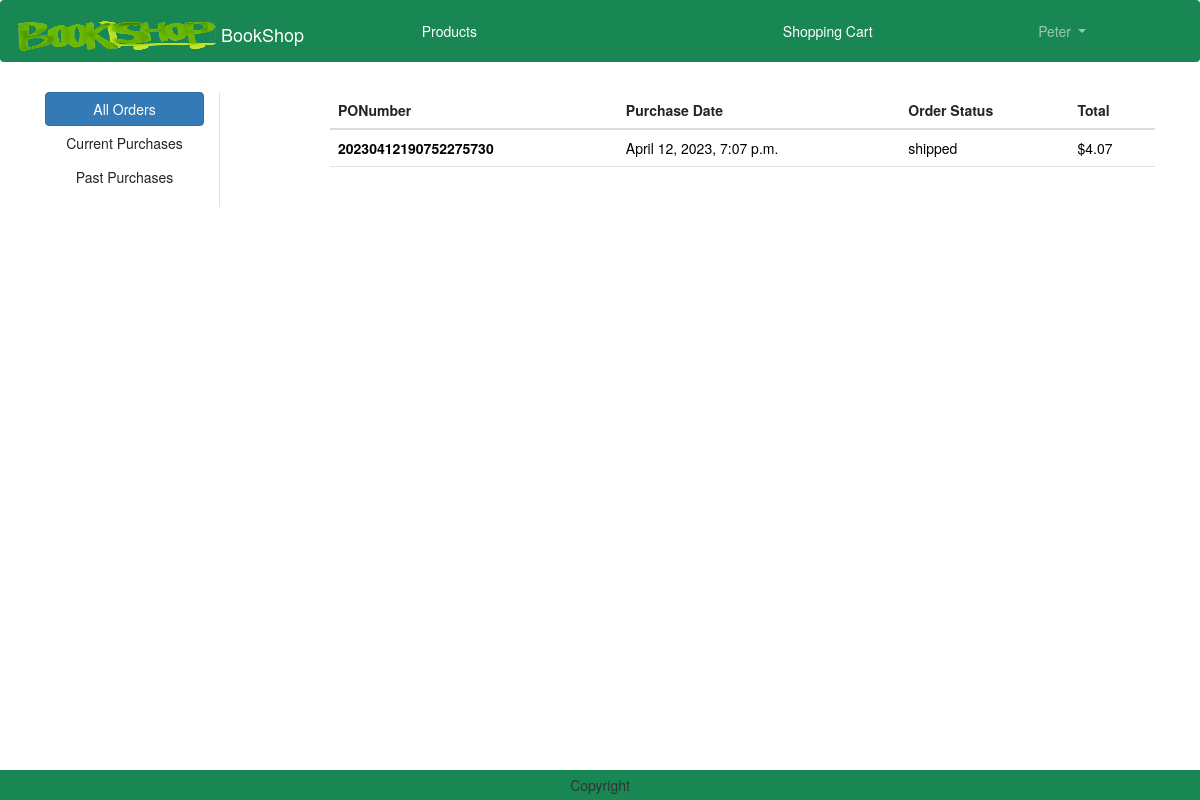
The page /orders/ (signed in) on the database as committed earlier.
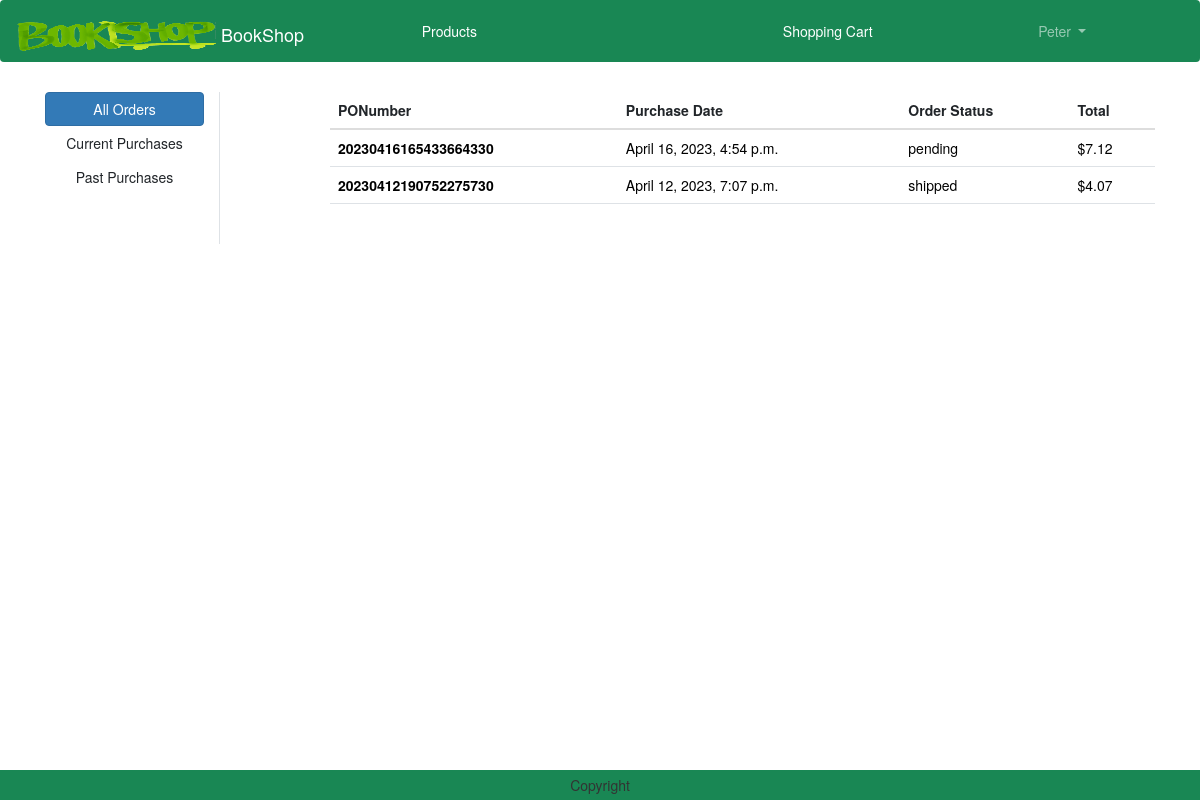
The same page on the database as committed later.
### order/models.py (models this page shows)
class Order(models.Model):
    PONumber = models.CharField(max_length=30, primary_key=True)
    purchaseDate = models.DateTimeField(default=datetime.now)
    status = models.CharField(default=ORDER_STATUS_CHOICES[0][0], choices=ORDER_STATUS_CHOICES, max_length=20)
    user = models.ForeignKey(User,on_delete=models.CASCADE)
    shipmentDate = models.DateTimeField(null=True)
    cancelDate = models.DateTimeField(null=True)
    vendor = models.ForeignKey('vendors.Vendor',on_delete=models.CASCADE, default=4)
    customer = models.ForeignKey('customers.Customer',on_delete=models.CASCADE)

### order/views.py (the view)
# urls.py: path('orders/', views.OrdersView.as_view(), name="orders"),
class OrdersView(View):
    def get(self, request):
        user = request.user
        filter = request.GET.get('filter')
        if filter == 'current':
            orders = Order.objects.filter(Q(user=user) & (Q(status="pending") | Q(status="hold"))).order_by('-purchaseDate')
        elif filter == 'past':
            orders = Order.objects.filter(Q(user=user) & (Q(status="shipped") | Q(status="cancelled"))).order_by('-purchaseDate')
        elif filter == 'pending':
            orders = Order.objects.filter(status="pending").order_by('-purchaseDate')
        elif filter == 'hold':
            orders = Order.objects.filter(status="hold").order_by('-purchaseDate')
        elif filter == 'pastOrders':
            orders = Order.objects.filter(Q(status="shipped") | Q(status="cancelled")).order_by('-purchaseDate')
        elif filter == 'allVendor':
            orders = Order.objects.all().order_by('-purchaseDate')
        else:
            filter == 'all'
            orders = Order.objects.filter(user=user).order_by('-purchaseDate')
        total = []
        for o in orders:
            PONumber = o.PONumber
            order = Order.objects.get(PONumber=PONumber)
            orderitems = OrderItem.objects.filter(order=order)
            sum = 0
            for oi in orderitems:
                sum = sum + oi.price
            total.append(sum)
        orderZip = zip(orders,total)
        context = {
           'orderZip': orderZip,
           'orders': orders,
           'filter': filter,
        }
        return render(request, 'orders.html', context)

### templates/orders.html (shortened to what this page needs)
{% extends 'base.html' %}
{% load static %}
{% block main-content %}
<div class="container my-5">
    <div class="row">
        <div class="col-sm-2 border-end">
            <ul class="list-unstyled">
                {% for group in request.user.groups.all %}
                    {% if group.name == 'Customer' %}
                        <li class="d-grid"><a href="{% url 'order:orders' %}?filter=all" class="btn btn-primary" {% if filter == 'all' %}class="active"{% endif %}>All Orders</a></li>
                        <li class="d-grid"><a href="{% url 'order:orders' %}?filter=current" class="btn" {% if filter == 'current' %}class="active"{% endif %}>Current Purchases</a></li>
                        <li class="d-grid"><a href="{% url 'order:orders' %}?filter=past" class="btn" {% if filter == 'past' %}class="active"{% endif %}>Past Purchases</a></li>
                    {% endif %}
                {% endfor %}
            </ul>
        </div>
        <div class="col-sm-9 offset-sm-1">
            {% if orders %}
                <div class="acss">
                    <table class="table">
                        <thead>
                            <tr>
                            <th scope="col">PONumber</th>
                            <th scope="col">Purchase Date</th>
                            <th scope="col">Order Status</th>
                            <th scope="col">Total</th>
                            </tr>
                        </thead>
                        <tbody>
                            {% for order,total in orderZip %}
                            <tr>
                                <th scope="row"><a href="{% url 'order:order_detail' order.PONumber  %}" style="text-decoration:none; color:black">{{order.PONumber}}</a></th>
                                <td><a href="{% url 'order:order_detail' order.PONumber  %}" style="text-decoration:none; color:black">{{order.purchaseDate}}</a></td>
                                <td><a href="{% url 'order:order_detail' order.PONumber  %}" style="text-decoration:none; color:black">{{order.status}}</a></td>
                                <td><a href="{% url 'order:order_detail' order.PONumber  %}" style="text-decoration:none; color:black">${{total}}</a></td>
                            </tr>
                            {% endfor %}
                        </tbody>
                    </table>
                        <br>
                </div>
            {% else %}
                <h1 class="text-center mb-5">Orders are empty.</h1>
            {% endif %}
        </div>
    </div>
</div>
{% endblock main-content %}

### templates/base.html (shortened to what this page needs)
<!DOCTYPE html>
{% load static %}
<html lang="en">
<head>
    <link href="https://cdn.jsdelivr.net/npm/bootstrap@5.3.0-alpha1/dist/css/bootstrap.min.css" rel="stylesheet">
    <link href="https://cdn.bootcss.com/bootstrap/3.3.7/css/bootstrap.min.css" rel="stylesheet">
    <link rel="stylesheet" href="{% static 'css/owl.carousel.min.css' %}">
    <link rel="stylesheet" href="{% static 'css/all.min.css' %}">
    <link rel="stylesheet" href="{% static 'css/style.css' %}">
    <link rel="stylesheet" href="https://cdnjs.cloudflare.com/ajax/libs/bootstrap-datetimepicker/4.17.47/css/bootstrap-datetimepicker.css">
</head>
<body>
    <nav class="navbar navbar-expand-lg navbar-dark bg-success nav-fill">
        <div class="container-fluid">
          <a class="navbar-brand" href="{% url 'products:home' %}">
            <img src="{% static "logo.png" %}" alt="BookShop" width="200" height="30" class="d-inline-block align-text-top">
            BookShop
          </a>
          <div class="collapse navbar-collapse" id="navbarSupportedContent">
            <ul class="navbar-nav me-auto mb-2 mb-lg-0" style="width:100%; text-align:center">
              <li class="nav-item" style="display:inline-block">
                <a class="nav-link text-white" href="{% url 'products:products' %}">Products</a>
              </li>
            <li class="nav-item" style="display:inline-block">
            </li>
              {% if user.is_authenticated %}
                  {% for group in request.user.groups.all %}
                    {% if group.name == 'Vendor' %}
                      <li class="nav-item mx-2" style="display:inline-block">
                        <a class="nav-link text-white" href="{% url 'products:productsAdd' %}">Add A New Product</a>
                      </li>
                      <li class="nav-item dropdown mx-2" style="display:inline-block">
                        <a class="nav-link dropdown-toggle" href="#" role="button" data-bs-toggle="dropdown" aria-expanded="false">
                          {{ user.username }}
                        </a>
                        <ul class="dropdown-menu" >
                          <li><a class="dropdown-item" href="{% url 'order:orders' %}?filter=allVendor">Orders</a></li>
                          <li><a class="dropdown-item" href="{% url 'logout' %}">Logout</a></li>
                        </ul>
                      </li>
                    {% elif group.name == 'Customer' %}
                      <li class="nav-item mx-2" style="display:inline-block">
                          <a class="nav-link text-white" href="{% url 'shoppingcart' %}">Shopping Cart</a>
                      </li>
                      <li class="nav-item dropdown mx-2" style="display:inline-block">
                          <a class="nav-link dropdown-toggle" href="#" role="button" data-bs-toggle="dropdown" aria-expanded="false">
                            {{ user.username }}
                          </a>
                      </li>
                    {% endif %}
                  {% endfor %}
              {% endif %}
              </ul>
          </div>
        </div>
      </nav>
      {% block main-content %}{% endblock main-content %}
      <div>
        <div style="height:60px"></div>
        <footer class="container-fluid fixed-bottom bg-success text-center p-2 mt-5">
            Copyright
        </footer>
      </div>
</body>
</html>

Rows that differ between the two databases and show on the page:
added Order: PONumber "20230416165433664330", purchaseDate "April 16, 2023, 4:54 p.m.", status "pending", total "7.12"
